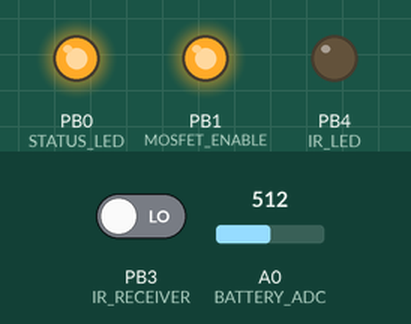
Recording of a sketch running on a simulated ATtiny85, built with avr-gcc and run on an emulated ATtiny85. On the bench: output pins drawn as LEDs (lit = HIGH). The inputs (shaded band) are chosen by the test bench; at power-on: PB3 (IR_RECEIVER) LOW, A0 (BATTERY_ADC) = 512.

Above: at 1.2 s.
1.3 s: PB3 (IR_RECEIVER) driven HIGH
4.3 s: A0 (BATTERY_ADC) set to 936
7.3 s: A0 (BATTERY_ADC) set to 960
At 8.1 s:
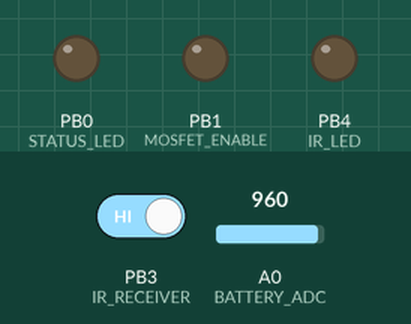
8.8 s: A0 (BATTERY_ADC) set to 900
At 9.02 s:
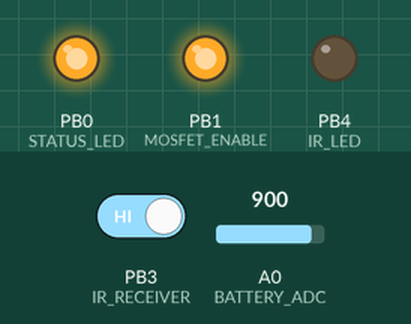
11.8 s: A0 (BATTERY_ADC) set to 1023
At 12.5 s:
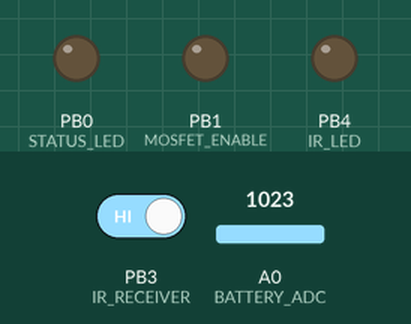
13.3 s: A0 (BATTERY_ADC) set to 716
At 13.57 s:
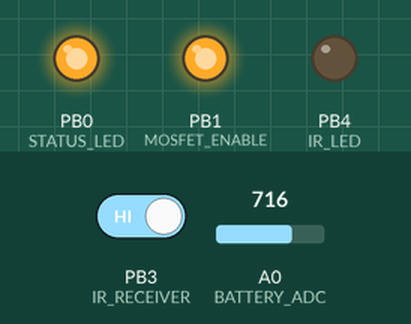
Timing chart, 0 to 16.3 s (numbered marks = the images above; inputs shaded):
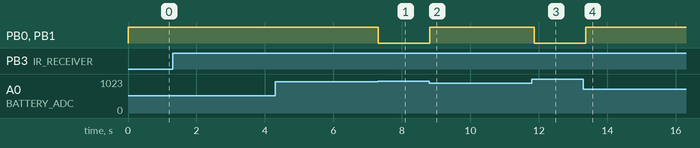

The sketch:

sketch_jul28a.ino
```cpp
#include <Arduino.h>

// Pin definitions
#define BATTERY_ADC A0     // PB5 - Battery voltage divider
#define IR_RECEIVER PB3    // Digital input
#define IR_LED PB4         // IR LED output
#define STATUS_LED PB0     // Charging indicator
#define MOSFET_ENABLE PB1  // Optional charging control

// Voltage thresholds (adjust for your divider)
const float V_REF = 1.1;          // Internal reference voltage
const float R1 = 100000.0;        // Voltage divider top resistor
const float R2 = 33000.0;         // Voltage divider bottom resistor
const float BATTERY_CUTOFF = 4.1; // Stop charging above this voltage

void setup() {
  pinMode(IR_RECEIVER, INPUT);
  pinMode(IR_LED, OUTPUT);
  pinMode(STATUS_LED, OUTPUT);
  pinMode(MOSFET_ENABLE, OUTPUT);

  analogReference(INTERNAL); // Use 1.1V internal reference
}

float readBatteryVoltage() {
  uint16_t adcValue = analogRead(BATTERY_ADC);
  float voltage = (adcValue / 1023.0) * V_REF;
  return voltage * ((R1 + R2) / R2); // Convert using voltage divider ratio
}

void loop() {
  float batteryVoltage = readBatteryVoltage();

  if (batteryVoltage < BATTERY_CUTOFF) {
    // Battery needs charging
    if (digitalRead(IR_RECEIVER) == HIGH) {
      // TX is sending IR pulse; reply
      digitalWrite(IR_LED, HIGH);
      delay(5); // short pulse
      digitalWrite(IR_LED, LOW);
    }

    digitalWrite(STATUS_LED, HIGH);      // Charging indicator ON
    digitalWrite(MOSFET_ENABLE, HIGH);   // Enable TP4056 or MOSFET
  } else {
    // Battery full
    digitalWrite(IR_LED, LOW);           // No response to TX
    digitalWrite(STATUS_LED, LOW);       // Charging indicator OFF
    digitalWrite(MOSFET_ENABLE, LOW);    // Disable charging
  }

  delay(100); // Small delay to avoid busy-waiting
}
```

Measured:
- the behaviour switches between 946 and 947 on A0 (BATTERY_ADC) (found by bisection; images 0 and 1)
- after the input at 7.3 s, PB0 (STATUS_LED), PB1 (MOSFET_ENABLE): HIGH → LOW at once
- after the input at 8.8 s, PB0 (STATUS_LED), PB1 (MOSFET_ENABLE): LOW → HIGH at once
- after the input at 11.8 s, PB0 (STATUS_LED), PB1 (MOSFET_ENABLE): HIGH → LOW after 0.06 s
- after the input at 13.3 s, PB0 (STATUS_LED), PB1 (MOSFET_ENABLE): LOW → HIGH after 0.07 s
